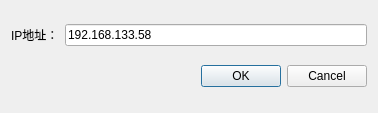
<?xml version="1.0" encoding="UTF-8"?>
<ui version="4.0">
 <class>WT5000SetDlg</class>
 <widget class="QDialog" name="WT5000SetDlg">
  <property name="geometry">
   <rect>
    <x>0</x>
    <y>0</y>
    <width>378</width>
    <height>113</height>
   </rect>
  </property>
  <property name="windowTitle">
   <string>Dialog</string>
  </property>
  <layout class="QGridLayout" name="gridLayout">
   <item row="0" column="0">
    <layout class="QHBoxLayout" name="horizontalLayout" stretch="0,1">
     <item>
      <widget class="QLabel" name="label">
       <property name="text">
        <string>IP地址：</string>
       </property>
      </widget>
     </item>
     <item>
      <widget class="QLineEdit" name="IPAddressEdit">
       <property name="text">
        <string>192.168.133.58</string>
       </property>
      </widget>
     </item>
    </layout>
   </item>
   <item row="1" column="0">
    <widget class="QDialogButtonBox" name="buttonBox">
     <property name="orientation">
      <enum>Qt::Horizontal</enum>
     </property>
     <property name="standardButtons">
      <set>QDialogButtonBox::Cancel|QDialogButtonBox::Ok</set>
     </property>
    </widget>
   </item>
  </layout>
 </widget>
 <resources/>
 <connections>
  <connection>
   <sender>buttonBox</sender>
   <signal>accepted()</signal>
   <receiver>WT5000SetDlg</receiver>
   <slot>accept()</slot>
   <hints>
    <hint type="sourcelabel">
     <x>248</x>
     <y>254</y>
    </hint>
    <hint type="destinationlabel">
     <x>157</x>
     <y>274</y>
    </hint>
   </hints>
  </connection>
  <connection>
   <sender>buttonBox</sender>
   <signal>rejected()</signal>
   <receiver>WT5000SetDlg</receiver>
   <slot>reject()</slot>
   <hints>
    <hint type="sourcelabel">
     <x>316</x>
     <y>260</y>
    </hint>
    <hint type="destinationlabel">
     <x>286</x>
     <y>274</y>
    </hint>
   </hints>
  </connection>
 </connections>
</ui>
